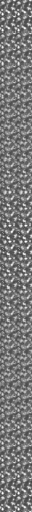
#> input picture templates/assets/default_flow.png, 32 x 512 px, given in place of mineral_base.png, which was not available
$ python mineral_assets_creator.py
#> lines starting #> are read from the running program, lines starting #| are printed output that depends on the picture; pictures that were not available may be replaced by others from this repository, and a replacement may not be noted
### tools/mineral_texture_factory.py
#!/usr/bin/env python3
"""
mineral_texture_factory.py
==========================
Template-based mineral block textures:

    templates/assets/mineral_base.png      grey rock matrix
    templates/assets/mineral_layer{1..6}   speckle masks (flecks, dots, spots,
                                           crosses, dashes, chevrons)

Each mineral in minerals.yml is composed as
    base (kept grey | single-colour tint | multicolour gradient)
  + one or more layers, each gradient-tinted with 1..N colours,
    with its own brightness / contrast and a rotate/mirror transform.

A mineral may spell this out in an optional `texture:` section:

    texture:
      base:   { mode: gray|tint|gradient, colors: ["#..", ...], brightness: 1.0, contrast: 1.0 }
      layers:
        - { layer: 3, colors: ["#..", "#.."], brightness: 1.0, contrast: 1.1,
            transform: 0..7, gradient: luma|diagonal|vertical|horizontal|mixed }

Without one, the recipe is derived from `visuals` (base_layer colour → base,
each inclusion → one layer, `shape` picks the layer mask).

Version 0 is that recipe as-is; every regenerated version k > 0 is a
deterministic variation of it (other masks, transforms, gradient directions,
base mode, colour spread, brightness/contrast), so the same k always gives
the same picture.

Old textures made by mineral_assets_creator.py's noise generator are detected
by their pixel signature; anything else is treated as hand-made.

Usage:
    python3 mineral_texture_factory.py                 review each texture: OLD | NEW, y/n
    python3 mineral_texture_factory.py --auto          replace generated ones, keep hand-made
    python3 mineral_texture_factory.py --sheet out.png write a comparison sheet, change nothing
    python3 mineral_texture_factory.py --variants N    with --sheet: N versions per mineral
    python3 mineral_texture_factory.py name1 name2     restrict to these minerals

Review keys:
    y  replace with the shown version      n  keep the old texture
    r  regenerate (new version)            b  back to the previous version
    0-9 / number  jump to that version     a  accept all remaining generated ones
    q  quit
"""

import hashlib
import random
import sys
from pathlib import Path

import yaml
from PIL import Image, ImageEnhance

SCRIPT_DIR   = Path(__file__).parent
ROOT_DIR     = SCRIPT_DIR.parent
TEMPLATES    = ROOT_DIR / "templates/assets"
TEXTURE_PATH = ROOT_DIR / "src/main/resources/assets/omnitech/textures/block"
CONFIG_FILE  = SCRIPT_DIR / "minerals.yml"

LAYER_COUNT = 6
# visuals.inclusions[].shape → layer mask
SHAPE_LAYERS = {
    "cubic": 3, "botryoidal": 3,
    "needles": 5, "banded": 5,
    "prismatic": 6,
    "cross": 4,
}
FREE_LAYERS = [1, 2, 4, 6, 3, 5]
GRADIENTS = ["luma", "mixed", "diagonal", "vertical", "horizontal"]
MIN_LAYER_CONTRAST = 55  # min luma difference between an inclusion and the base


def hex_to_rgb(h):
    h = h.lstrip("#")
    return tuple(int(h[i:i + 2], 16) for i in (0, 2, 4))


def rgb_to_hex(rgb):
    return "#%02X%02X%02X" % tuple(max(0, min(255, int(v))) for v in rgb)


def luma(rgb):
    return 0.299 * rgb[0] + 0.587 * rgb[1] + 0.114 * rgb[2]


def saturation(rgb):
    return (max(rgb) - min(rgb)) / 255


def shade(rgb, k):
    """k < 0 darkens toward black, k > 0 lightens toward white."""
    if k < 0:
        return tuple(int(v * (1 + k)) for v in rgb)
    return tuple(int(v + (255 - v) * k) for v in rgb)


def seed_of(*parts) -> int:
    return int(hashlib.md5("/".join(map(str, parts)).encode()).hexdigest()[:8], 16)


# ── Recipe ────────────────────────────────────────────────────────────────────

def base_recipe(mineral: dict) -> dict:
    """Version 0: `texture:` if present, else derived from `visuals`."""
    name = mineral["name"]
    explicit = mineral.get("texture")
    if explicit:
        return {"base": dict(explicit.get("base", {"mode": "gray"})),
                "layers": [dict(l) for l in explicit.get("layers", [])]}

    visuals = mineral.get("visuals", {})
    base_rgb = hex_to_rgb(visuals.get("base_layer", {}).get("color", "#7F7F7F"))
    # Near-neutral rocks keep the grey matrix, only shifting its brightness.
    if saturation(base_rgb) < 0.12:
        brightness = max(0.6, min(1.35, luma(base_rgb) / 120))
        base = {"mode": "gray", "brightness": brightness}
        base_l = 128 * brightness
    else:
        base = {"mode": "tint", "colors": [rgb_to_hex(base_rgb)], "brightness": 1.0}
        base_l = luma(base_rgb)

    layers, used = [], set()
    for i, inc in enumerate(visuals.get("inclusions", [])):
        rgb = hex_to_rgb(inc["color"])
        # keep specks readable: push them away from the matrix brightness
        if abs(luma(rgb) - base_l) < MIN_LAYER_CONTRAST:
            rgb = shade(rgb, 0.5) if base_l < 128 else shade(rgb, -0.5)
        layer = SHAPE_LAYERS.get(inc.get("shape"))
        if layer is None or layer in used:
            start = seed_of(name, i) % LAYER_COUNT
            layer = next(FREE_LAYERS[(start + j) % LAYER_COUNT] for j in range(LAYER_COUNT)
                         if FREE_LAYERS[(start + j) % LAYER_COUNT] not in used)
        used.add(layer)
        shading = inc.get("shading", "")
        spread = {"metallic": 0.55, "bright": 0.45, "glossy": 0.45, "glowing": 0.5,
                  "translucent": 0.35}.get(shading, 0.3)
        layers.append({
            "layer": layer,
            "colors": [rgb_to_hex(shade(rgb, -spread)), rgb_to_hex(rgb), rgb_to_hex(shade(rgb, spread))],
            "brightness": 1.0,
            "contrast": 1.15 if shading in ("metallic", "bright") else 1.0,
            "gradient": "mixed",
            "transform": seed_of(name, i) % 8,
            "_core": rgb,
        })
    return {"base": base, "layers": layers}


def vary(recipe: dict, name: str, version: int) -> dict:
    """Deterministic variation #version of a recipe (version 0 = unchanged)."""
    if version == 0:
        return recipe
    rng = random.Random(seed_of(name, "v", version))
    base = dict(recipe["base"])
    colors = base.get("colors") or []
    core = hex_to_rgb(colors[0]) if colors else None

    # base: flip between grey / tint / two-tone gradient
    mode = rng.choice(["gray", "tint", "gradient"] if core else ["gray", "gray", "tint"])
    if mode == "tint" and not core:
        core = (rng.randint(60, 140),) * 3
        core = tuple(max(0, min(255, c + rng.randint(-25, 25))) for c in core)
    if mode == "gray":
        base = {"mode": "gray", "brightness": base.get("brightness", 1.0) * rng.uniform(0.8, 1.2)}
    elif mode == "tint":
        base = {"mode": "tint", "colors": [rgb_to_hex(core)], "brightness": rng.uniform(0.85, 1.15)}
    else:
        hue_shift = [rng.randint(-30, 30) for _ in range(3)]
        second = tuple(c + d for c, d in zip(core, hue_shift))
        base = {"mode": "gradient", "gradient": rng.choice(GRADIENTS),
                "colors": [rgb_to_hex(shade(core, -0.5)), rgb_to_hex(core), rgb_to_hex(shade(second, 0.25))],
                "brightness": rng.uniform(0.85, 1.1)}
    base["contrast"] = rng.uniform(0.85, 1.3)

    masks = list(range(1, LAYER_COUNT + 1))
    rng.shuffle(masks)
    layers = []
    for i, layer in enumerate(recipe["layers"]):
        layer = dict(layer)
        core_rgb = layer.get("_core") or hex_to_rgb(layer["colors"][len(layer["colors"]) // 2])
        if rng.random() < 0.6:
            layer["layer"] = masks[i % LAYER_COUNT]
        layer["transform"] = rng.randrange(8)
        layer["gradient"] = rng.choice(GRADIENTS)
        spread = rng.uniform(0.2, 0.65)
        ramp = [shade(core_rgb, -spread), core_rgb, shade(core_rgb, spread)]
        if rng.random() < 0.35:  # multicolour: nudge the highlight toward another hue
            accent = tuple(max(0, min(255, c + rng.randint(-50, 50))) for c in core_rgb)
            ramp.append(shade(accent, spread * 0.8))
        layer["colors"] = [rgb_to_hex(c) for c in ramp]
        layer["brightness"] = rng.uniform(0.85, 1.2)
        layer["contrast"] = rng.uniform(0.9, 1.35)
        layers.append(layer)
    # sometimes sprinkle an extra fine layer in a variant of the first inclusion's colour
    if layers and rng.random() < 0.3:
        extra = dict(layers[0])
        extra["layer"] = rng.choice([1, 2])
        extra["transform"] = rng.randrange(8)
        extra["colors"] = [rgb_to_hex(shade(hex_to_rgb(extra["colors"][-1]), 0.2))] * 2
        layers.append(extra)
    return {"base": base, "layers": layers}


# ── Rendering ─────────────────────────────────────────────────────────────────

def transform(img: Image.Image, t: int) -> Image.Image:
    for _ in range(t % 4):
        img = img.transpose(Image.Transpose.ROTATE_90)
    if t >= 4:
        img = img.transpose(Image.Transpose.FLIP_LEFT_RIGHT)
    return img


def gradient_map(t: float, colors):
    if len(colors) == 1:
        return colors[0]
    t = max(0.0, min(1.0, t)) * (len(colors) - 1)
    i = min(int(t), len(colors) - 2)
    k = t - i
    a, b = colors[i], colors[i + 1]
    return tuple(int(a[c] + (b[c] - a[c]) * k) for c in range(3))


def tint(img: Image.Image, colors, gradient="luma") -> Image.Image:
    """Map each pixel onto the colour ramp by template luminance and/or position."""
    rgbs = [hex_to_rgb(c) for c in colors]
    w, h = img.size
    px = img.load()
    lums = [luma(px[x, y]) for y in range(h) for x in range(w) if px[x, y][3]]
    lo, hi = (min(lums), max(lums)) if lums else (0, 1)
    out = Image.new("RGBA", img.size)
    for y in range(h):
        for x in range(w):
            r, g, b, a = px[x, y]
            if not a:
                continue
            tl = (luma((r, g, b)) - lo) / (hi - lo) if hi > lo else 0.5
            if gradient == "luma":
                t = tl
            elif gradient == "mixed":
                t = 0.6 * tl + 0.4 * (1 - (x + y) / (w + h - 2))
            else:
                tp = {"diagonal": (x + y) / (w + h - 2), "vertical": y / (h - 1),
                      "horizontal": x / (w - 1)}[gradient]
                t = 0.5 * tl + 0.5 * tp  # keep some of the template's own shading
            out.putpixel((x, y), gradient_map(t, rgbs) + (a,))
    return out


def adjust(img: Image.Image, brightness=1.0, contrast=1.0) -> Image.Image:
    alpha = img.getchannel("A")
    if brightness != 1.0:
        img = ImageEnhance.Brightness(img).enhance(brightness)
    if contrast != 1.0:
        img = ImageEnhance.Contrast(img).enhance(contrast)
    img.putalpha(alpha)
    return img


def render(recipe: dict) -> Image.Image:
    base_cfg = recipe["base"]
    base = Image.open(TEMPLATES / "mineral_base.png").convert("RGBA")
    mode = base_cfg.get("mode", "gray")
    if mode == "tint":
        # single colour: ramp from a dark shade through the colour to a light shade
        c = hex_to_rgb(base_cfg["colors"][0])
        base = tint(base, [rgb_to_hex(shade(c, -0.45)), base_cfg["colors"][0], rgb_to_hex(shade(c, 0.3))], "luma")
    elif mode == "gradient":
        base = tint(base, base_cfg["colors"], base_cfg.get("gradient", "mixed"))
    base = adjust(base, base_cfg.get("brightness", 1.0), base_cfg.get("contrast", 1.0))

    for layer in recipe["layers"]:
        mask = Image.open(TEMPLATES / f"mineral_layer{layer['layer']}.png").convert("RGBA")
        mask = transform(mask, layer.get("transform", 0))
        top = tint(mask, layer["colors"], layer.get("gradient", "luma"))
        top = adjust(top, layer.get("brightness", 1.0), layer.get("contrast", 1.0))
        base.alpha_composite(top)
    return base


def render_version(mineral: dict, version: int) -> Image.Image:
    return render(vary(base_recipe(mineral), mineral["name"], version))


# ── Hand-made detection ───────────────────────────────────────────────────────

# [54 lines left out: functions looks_generated, ansi_rows, show, not called in this run]


# ── Main ──────────────────────────────────────────────────────────────────────

def load_minerals():
    with open(CONFIG_FILE, encoding="utf-8") as f:
        return yaml.safe_load(f)["minerals"]


# [85 lines left out: functions write_sheet, review, main, not called in this run]


# [2 lines that do not run on import are left out]

### tools/mineral_assets_creator.py
import os
import yaml
import json
import random
from pathlib import Path
from PIL import Image, ImageDraw

from mineral_texture_factory import render_version

_SCRIPT_DIR  = Path(__file__).parent
BASE_PATH    = _SCRIPT_DIR.parent / "src/main/resources/assets/omnitech"
TEXTURE_PATH = str(BASE_PATH / "textures/block")
MODEL_PATH   = str(BASE_PATH / "models/block")
ITEM_PATH    = str(BASE_PATH / "items")
CONFIG_FILE  = str(_SCRIPT_DIR / "minerals.yml")

def hex_to_rgb(hex_color):
    hex_color = hex_color.lstrip('#')
    return tuple(int(hex_color[i:i+2], 16) for i in (0, 2, 4))

def generate_ore_texture(mineral):
    size = 16
    img = Image.new("RGBA", (size, size))
    draw = ImageDraw.Draw(img)

    # 1. Генерируем базу (камень)
    base_rgb = hex_to_rgb(mineral['visuals']['base_layer']['color'])
    for x in range(size):
        for y in range(size):
            noise = random.randint(-15, 15)
            color = tuple(max(0, min(255, c + noise)) for c in base_rgb)
            draw.point((x, y), fill=color)

    # 2. Накладываем вкрапления (inclusions)
    for inclusion in mineral['visuals'].get('inclusions', []):
        inc_rgb = hex_to_rgb(inclusion['color'])
        density = inclusion.get('density', 0.3)

        pixel_count = int(size * size * density)

        for _ in range(pixel_count):
            x, y = random.randint(0, size-1), random.randint(0, size-1)

            s_min = int(inclusion['size']['min'] * 5)
            s_max = int(inclusion['size']['max'] * 5)
            spot_size = random.randint(max(1, s_min), max(1, s_max))

            for i in range(spot_size):
                for j in range(spot_size):
                    if 0 <= x+i < size and 0 <= y+j < size:
                        noise = random.randint(-20, 20)
                        final_c = tuple(max(0, min(255, c + noise)) for c in inc_rgb)
                        draw.point((x+i, y+j), fill=final_c)

    return img

def save_json(path, data):
    with open(path, 'w') as f:
        json.dump(data, f, indent=2)

def main():
    # Создаем директории если их нет
    for p in [TEXTURE_PATH, MODEL_PATH, ITEM_PATH]:
        os.makedirs(p, exist_ok=True)

    if not os.path.exists(CONFIG_FILE):
        print(f"[error] {CONFIG_FILE} not found!")
        return

    with open(CONFIG_FILE, 'r') as f:
        config = yaml.safe_load(f)

    for mineral in config['minerals']:
        name = mineral['name']
        tex_file = f"{TEXTURE_PATH}/{name}.png"
        model_file = f"{MODEL_PATH}/{name}.json"
        item_file = f"{ITEM_PATH}/{name}.json"

        # 1. Текстура
        if not os.path.exists(tex_file):
            img = render_version(mineral, 0)  # template-based, see mineral_texture_factory.py
#> in tint, `lums = [luma(px[x, y]) for y in range(h) for x in range(w) if px[x, y]..`: lums = 16384 values, max 255 at index 450, min 71 at index 32, mean 120.7
#> in tint, `lo, hi = (min(lums), max(lums)) if lums else (0, 1)`: lo = 71; hi = 255
#> in tint, `out = Image.new("RGBA", img.size)`: out: PIL image 32x512 RGBA; every value is 0
#> after the loop in tint, `for y in range(h):`:
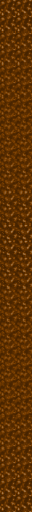
#> out: PIL image 32x512 RGBA; mean R, G, B, A 96.2, 50.1, 2.5, 255
#> in adjust, `alpha = img.getchannel("A")`: alpha: PIL image 32x512 L; every value is 255
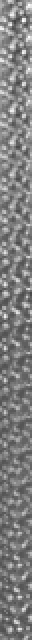
#> input picture templates/assets/default_still.png, 16 x 320 px, given in place of mineral_layer1.png, which was not available (shown 2 times larger)
#> the loop in transform, `for _ in range(t % 4):` made 2 passes
#> pass 1, in transform, `img = img.transpose(Image.Transpose.ROTATE_90)`:
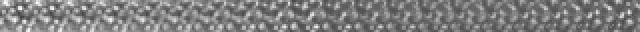
#> img: PIL image 320x16 RGBA (shown 2 times larger); mean R, G, B, A 127.1, 127.1, 127.1, 255
#> in transform, `img = img.transpose(Image.Transpose.FLIP_LEFT_RIGHT)`:
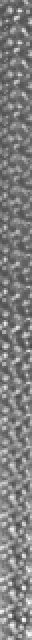
#> img: PIL image 16x320 RGBA (shown 2 times larger); mean R, G, B, A 127.1, 127.1, 127.1, 255
#> call 2 of tint, with gradient = 'mixed'
#> in tint (call 2), `out = Image.new("RGBA", img.size)`: out: PIL image 16x320 RGBA; every value is 0
#> after the loop in tint (call 2), `for y in range(h):`:
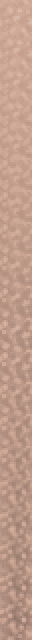
#> out: PIL image 16x320 RGBA (shown 2 times larger); mean R, G, B, A 191.8, 156, 139.6, 255
#> in adjust (call 2), `alpha = img.getchannel("A")`: alpha: PIL image 16x320 L; every value is 255
#> in render, `base.alpha_composite(top)`:
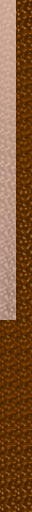
#> base: PIL image 32x512 RGBA; mean R, G, B, A 126.1, 83.2, 45.3, 255
#> in render_version, `return render(vary(base_recipe(mineral), mineral["name"], version))`:
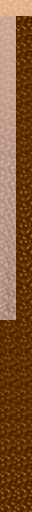
#> returned value: PIL image 32x512 RGBA; mean R, G, B, A 128.6, 85.4, 47.4, 255
            img.save(tex_file)
            print(f"[added] texture: {name}")
        else:
            print(f"[skipped] texture: {name}")

        # 2. Модель блока
        if not os.path.exists(model_file):
            block_model = {
                "parent": "minecraft:block/cube_all",
                "textures": {
                    "all": f"omnitech:block/{name}"
                }
            }
            save_json(model_file, block_model)
            print(f"[added] model: {name}")
        else:
            print(f"[skipped] model: {name}")

        # 3. Модель предмета
        if not os.path.exists(item_file):
            item_model = {
                "model": {
                    "type": "minecraft:model",
                    "model": f"omnitech:block/{name}"
                }
            }
            save_json(item_file, item_model)
            print(f"[added] item: {name}")
        else:
            print(f"[skipped] item: {name}")

if __name__ == "__main__":
#> (the run stopped early here; a loop or call above may not have finished)
